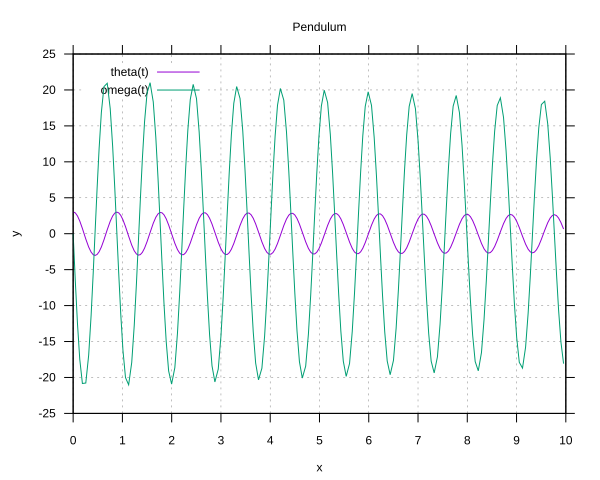

This figure's gnuplot source:
set terminal svg background "white"
set output "pendulum.svg"
set key left 
set xlabel "x" 
set ylabel "y"
set tics out 
set grid 
set title "Pendulum" 
plot\
"pendulum.txt" using 1:2 with lines title 'theta(t)', \
"pendulum.txt" using 1:3 with lines title 'omega(t)' \